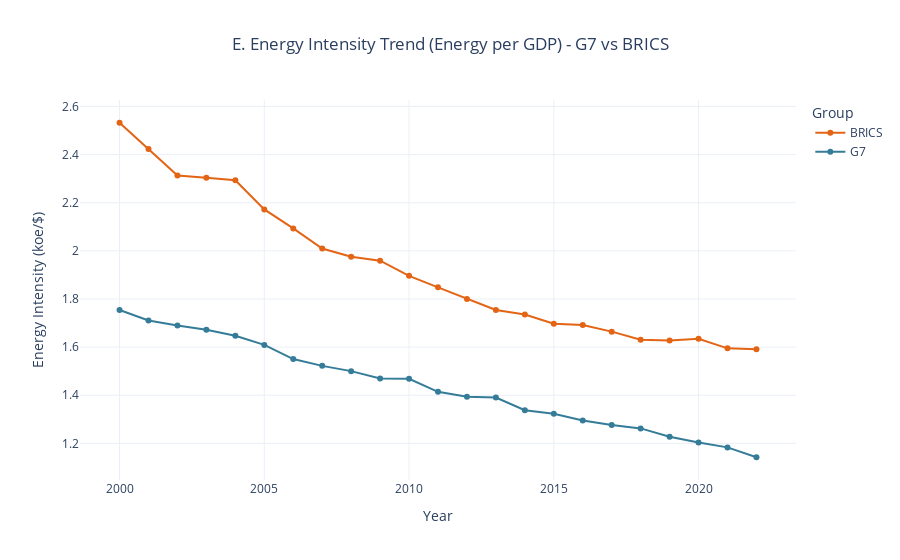

Notebook cell for this chart:
### Code cell
# --- E. Energy Intensity Trend (Energy per GDP): G7 vs BRICS ---
print("\n\n--- E. Energy Intensity Trend (Energy per GDP) ---")
# Filter only G7 and BRICS for efficiency comparison
df_efficiency_trend = df_clean[df_clean['Group'].isin(['G7', 'BRICS'])].groupby(['Group', 'year'])['energy_per_gdp'].mean().reset_index()
fig4 = px.line(df_efficiency_trend, x='year', y='energy_per_gdp', color='Group', 
              title='E. Energy Intensity Trend (Energy per GDP) - G7 vs BRICS',
              labels={'energy_per_gdp': 'Energy per GDP (koe/$) - Lower is more efficient', 'year': 'Year'}, 
              markers=True, color_discrete_map={'G7': '#347C98', 'BRICS': '#E36414'})
fig4.update_layout(title_x=0.5, yaxis_title="Energy Intensity (koe/$)")
display(fig4)
print("Insight: While BRICS remains less efficient (higher koe/$), their **rate of efficiency improvement** (reduction in energy intensity) is faster than that of the G7, reflecting rapid modernization.")

### Figure 1 — Plotly figure (JSON) as saved in the notebook; plotly's stock layout.template omitted (floating-point values rounded to 4 significant figures)
{"data": [{"hovertemplate": "Group=BRICS<br>Year=%{x}<br>Energy per GDP (koe/$) - Lower is more efficient=%{y}<extra></extra>", "legendgroup": "BRICS", "line": {"color": "#E36414", "dash": "solid"}, "marker": {"symbol": "circle"}, "mode": "lines+markers", "name": "BRICS", "orientation": "v", "showlegend": true, "type": "scatter", "x": [2000, 2001, 2002, 2003, 2004, 2005, 2006, 2007, 2008, 2009, 2010, 2011, 2012, 2013, 2014, 2015, 2016, 2017, 2018, 2019, 2020, 2021, 2022], "xaxis": "x", "y": [2.532, 2.423, 2.313, 2.303, 2.293, 2.172, 2.093, 2.01, 1.976, 1.959, 1.896, 1.848, 1.8, 1.754, 1.736, 1.697, 1.692, 1.664, 1.631, 1.627, 1.634, 1.595, 1.591], "yaxis": "y"}, {"hovertemplate": "Group=G7<br>Year=%{x}<br>Energy per GDP (koe/$) - Lower is more efficient=%{y}<extra></extra>", "legendgroup": "G7", "line": {"color": "#347C98", "dash": "solid"}, "marker": {"symbol": "circle"}, "mode": "lines+markers", "name": "G7", "orientation": "v", "showlegend": true, "type": "scatter", "x": [2000, 2001, 2002, 2003, 2004, 2005, 2006, 2007, 2008, 2009, 2010, 2011, 2012, 2013, 2014, 2015, 2016, 2017, 2018, 2019, 2020, 2021, 2022], "xaxis": "x", "y": [1.754, 1.711, 1.69, 1.672, 1.647, 1.609, 1.55, 1.522, 1.5, 1.469, 1.468, 1.414, 1.394, 1.39, 1.338, 1.323, 1.295, 1.276, 1.262, 1.227, 1.203, 1.183, 1.142], "yaxis": "y"}], "layout": {"legend": {"title": {"text": "Group"}, "tracegroupgap": 0}, "title": {"text": "E. Energy Intensity Trend (Energy per GDP) - G7 vs BRICS", "x": 0.5}, "xaxis": {"anchor": "y", "domain": [0, 1], "title": {"text": "Year"}}, "yaxis": {"anchor": "x", "domain": [0, 1], "title": {"text": "Energy Intensity (koe/$)"}}}}
